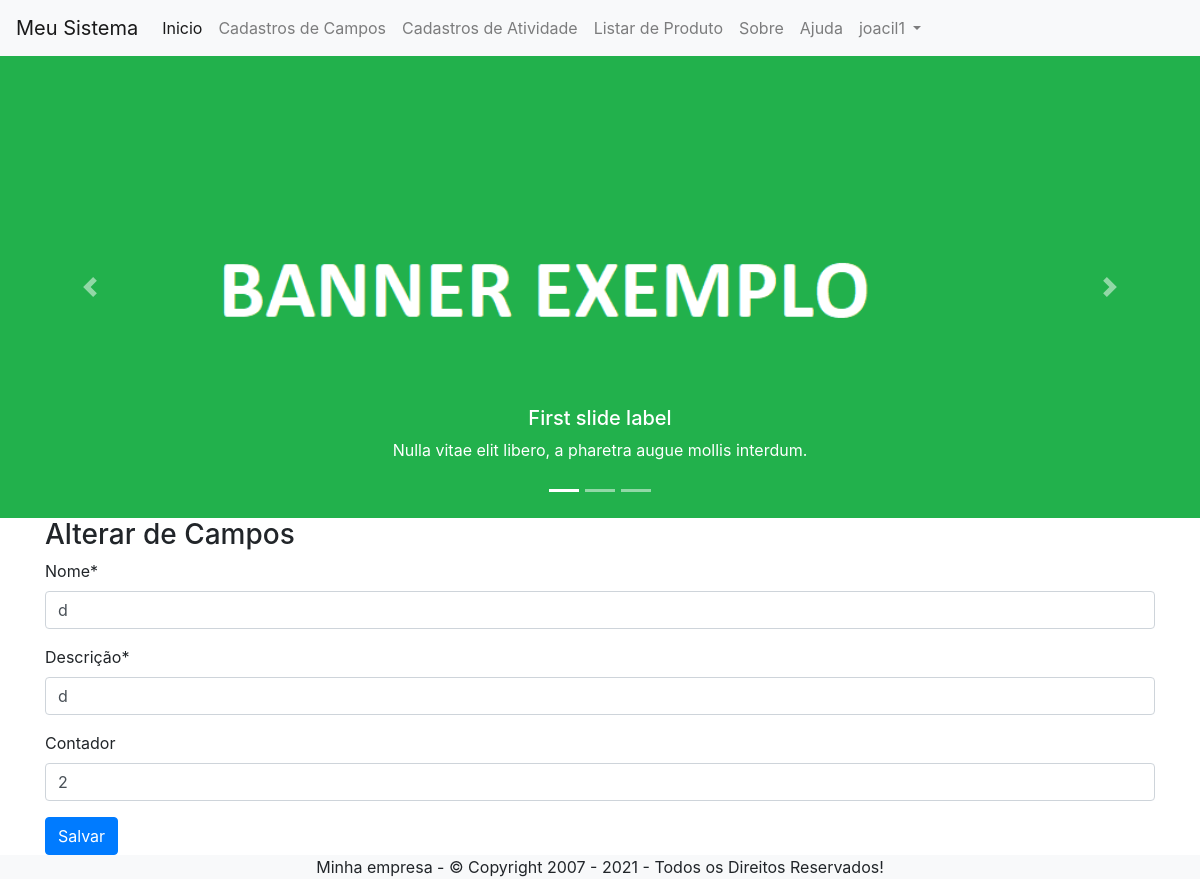
The app's page /editar/campo/2/ (signed in) with its own data.
### cadastros/models.py (models this page shows, shortened)
class Campo(models.Model):
    nome = models.CharField('nome', max_length=100)
    descricao = models.CharField('descrição', max_length=100)
    usuario = models.ForeignKey(User, on_delete=models.PROTECT)
    contador = models.IntegerField('contador', null=True, blank=True, default=1)

### cadastros/views.py (the view, shortened to what this page needs)
# urls.py: path('editar/campo/<int:pk>/', CampoUpdate.as_view(), name='editar-campo'),
class CampoUpdate(GroupRequiredMixin, LoginRequiredMixin, UpdateView):
    login_url = reverse_lazy('login')
    group_required = [u"Administrador", u"grupo2"]
    model = Campo
    fields = ['nome', 'descricao', 'contador']
    template_name = 'cadastros/form.html'
    success_url = reverse_lazy('listar-campo')
    def get_context_data(self, *args, **kwargs):
        context = super().get_context_data(*args, **kwargs)
        context['titulo'] = 'Alterar de Campos'
        context['botao'] = 'Salvar'
        return context

### cadastros/templates/cadastros/form.html (shortened to what this page needs)
{% extends 'modelo.html' %}
{% load static %}
{% load crispy_forms_tags %}
{% block conteudo %}
    <h3>{{ titulo }}</h3>
    <form action="" method="POST">
        {{ form|crispy }}
        <button type="submit" class="btn btn-primary">{{ botao }}
        </button>
    </form>
{% endblock %}

### paginas/templates/modelo.html (shortened to what this page needs)
{% load static %}
<!DOCTYPE html>
<html lang="pt-br">
<head>
    <link rel="stylesheet" href="{% static 'css/bootstrap.min.css' %}">
    <link rel="stylesheet" type="text/css" href="https://cdn.datatables.net/v/bs4/dt-1.11.3/datatables.min.css"/>
</head>
<body>
    {% block menu %}
    <nav class="navbar navbar-expand-lg navbar-light bg-light">
        <a class="navbar-brand" href="{% url 'index' %}">Meu Sistema</a>
        <div class="collapse navbar-collapse" id="navbarNavDropdown">
          <ul class="navbar-nav">
            <li class="nav-item active">
              <a class="nav-link" href="{% url 'index' %}">Inicio <span class="sr-only">(current)</span></a>
            </li>
            <li class="nav-item">
              <a class="nav-link" href="{% url 'listar-campo' %}">Cadastros de Campos</a>
            </li>
            <li class="nav-item">
              <a class="nav-link" href="{% url 'listar-atividade' %}">Cadastros de Atividade</a>
            </li>
            <li class="nav-item">
              <a class="nav-link" href="{% url 'listar-produto' %}">Listar de Produto</a>
            </li>
            <li class="nav-item">
              <a class="nav-link" href="{% url 'sobre' %}">Sobre</a>
            </li>
            <li class="nav-item">
              <a class="nav-link" href="#">Ajuda</a>
            </li>
            {% if request.user.is_authenticated %}
            <li class="nav-item dropdown">
              <a class="nav-link dropdown-toggle" href="#" id="navbarDropdownMenuLink" data-toggle="dropdown" aria-haspopup="true" aria-expanded="false">
                {{ request.user }}
              </a>
            </li>
            {% endif %}
          </ul>
        </div>
      </nav>
    {% endblock %}
    {% block banner_topo %}
    <div class="bd-example">
      <div id="carouselExampleCaptions" class="carousel slide" data-ride="carousel">
        <ol class="carousel-indicators">
          <li data-target="#carouselExampleCaptions" data-slide-to="0" class="active"></li>
          <li data-target="#carouselExampleCaptions" data-slide-to="1"></li>
          <li data-target="#carouselExampleCaptions" data-slide-to="2"></li>
        </ol>
        <div class="carousel-inner">
          <div class="carousel-item active">
            <img src="{% static 'img/banner.png' %}" class="d-block w-100" alt="...">
            <div class="carousel-caption d-none d-md-block">
              <h5>First slide label</h5>
              <p>Nulla vitae elit libero, a pharetra augue mollis interdum.</p>
            </div>
          </div>
        </div>
        <a class="carousel-control-prev" href="#carouselExampleCaptions" role="button" data-slide="prev">
          <span class="carousel-control-prev-icon" aria-hidden="true"></span>
        </a>
        <a class="carousel-control-next" href="#carouselExampleCaptions" role="button" data-slide="next">
          <span class="carousel-control-next-icon" aria-hidden="true"></span>
        </a>
      </div>
    </div>
    {% endblock %}
    <div class="container">
        {% block conteudo %}{% endblock %}
    </div>
    {% block rodape %}
        <div class="bg-light">
           <p align="center">Minha empresa - © Copyright 2007 - 2021 - Todos os Direitos Reservados!</p>
        </div>
    {% endblock %}
</body>
</html>

### records on screen
Campo: nome "d", descricao "d", contador "2"

### other values on screen
{{ request.user }} "joacil1"
{{ titulo }} "Alterar de Campos"
{{ botao }} "Salvar"
